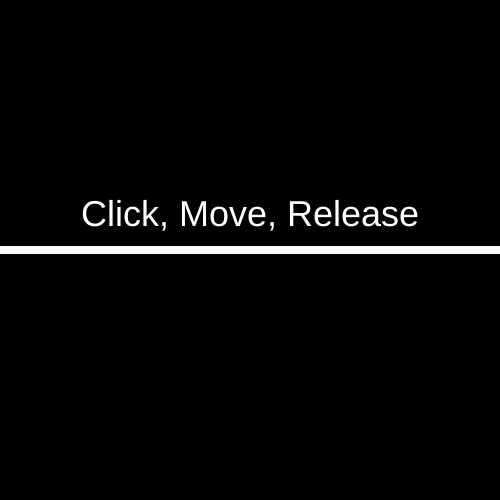
Frame 1 (no input)
Frame 60 (no input): identical to frame 1, image omitted
Frame 120 (the mouse pressed at the canvas centre since frame 60): identical to frame 1, image omitted

The p5.js sketch that drew this single still picture (run headless with seeded random() and noise() and a simulated clock; from frame 60 on, the mouse is pressed at the canvas centre):

// p5.js sketch
// ── sketch.js
const FRAME_RATE = 30;
const EPSILON = 0.0001;
let startX, startY, endX, endY;
let isFixed = false;
let vertices = [];
let intersection = [];

function setup() {
  frameRate(FRAME_RATE);
  createCanvas(500, 500);
  background(0);
  strokeWeight(8);
  strokeCap(SQUARE);

  vertices.push(createVector(0, height/2));
  vertices.push(createVector(width, height/2));
}

function draw() {
  background(0);

  noStroke();
  fill(255);
  textSize(36);
  textFont('Helvetica');
  textAlign(CENTER);
  text("Click, Move, Release", width/2, height/2 - 24);

  noFill();
  stroke(255);
  if(isFixed) {
    line(startX, startY, endX, endY);
  } else {
    line(startX, startY, mouseX, mouseY);
  }

  noFill();
  stroke(255);
  line(vertices[0].x, vertices[0].y, vertices[1].x, vertices[1].y);

  if(intersection.length > 0) {
    noStroke();
    fill(255, 0, 0);
    ellipse(intersection[0].x, intersection[0].y, 10, 10);
  }
}

function intersect(a, b, da, db) {
  let b2 = b.copy();
  b2.sub(a);
  b2.mult(da / (da - db));
  return p5.Vector.add(a, b2);
}

function assignIntersection(n, d) {
  let a = vertices[1];
  let da = p5.Vector.dot(n, a) - d;

  let b = vertices[0];
  let db = p5.Vector.dot(n, b) - d;

  if(db > EPSILON) {
    if(da < -EPSILON) {
      let p = intersect(b, a, db, da);
      intersection.push(p);
    }
  } else if(db < -EPSILON) {
    if(da > EPSILON) {
      let p = intersect(a, b, da, db);
      intersection.push(p);
    }
  }
}

function assignStartPoint() {
  isFixed = false;
  startX = mouseX;
  startY = mouseY;
}

function assignEndPoint() {
  isFixed = true;
  endX = mouseX;
  endY = mouseY;
  intersection = [];

  let start = createVector(startX, startY);
  let end = createVector(endX, endY);
  let n = p5.Vector.sub(end, start);
  let l = n.mag();
  n.normalize();
  n.set(-n.y, n.x);
  let d = p5.Vector.dot(end, n);
  assignIntersection(n, d);
}

function mousePressed() {
  assignStartPoint();
}

function mouseReleased() {
  assignEndPoint();
}

function touchStarted() {
  assignStartPoint();
}

function touchEnded() {
  assignEndPoint();
}
